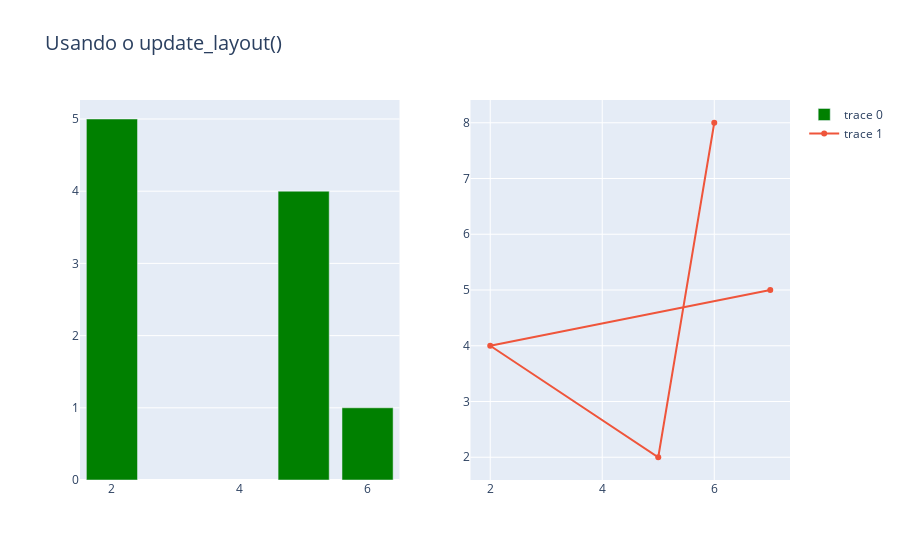

Notebook code for this chart:
### Code cell
from plotly.subplots import make_subplots

fig = make_subplots(rows=1, cols=2)

fig.add_trace(go.Bar(y=[1, 4, 5], x=[6, 5, 2], marker_color='green'), row=1, col=1)
fig.add_trace(go.Scatter(y=[8, 2, 4, 5], x=[6, 5, 2, 7]), row=1, col=2)

fig.update_layout(title_text='Usando o update_layout()', title_font_size=20)
fig.show()

### Figure 1 — Plotly figure (JSON) as saved in the notebook; plotly's stock layout.template omitted (floating-point values rounded to 4 significant figures)
{"data": [{"marker": {"color": "green"}, "type": "bar", "x": [6, 5, 2], "xaxis": "x", "y": [1, 4, 5], "yaxis": "y"}, {"type": "scatter", "x": [6, 5, 2, 7], "xaxis": "x2", "y": [8, 2, 4, 5], "yaxis": "y2"}], "layout": {"title": {"font": {"size": 20}, "text": "Usando o update_layout()"}, "xaxis": {"anchor": "y", "domain": [0, 0.45]}, "xaxis2": {"anchor": "y2", "domain": [0.55, 1]}, "yaxis": {"anchor": "x", "domain": [0, 1]}, "yaxis2": {"anchor": "x2", "domain": [0, 1]}}}
